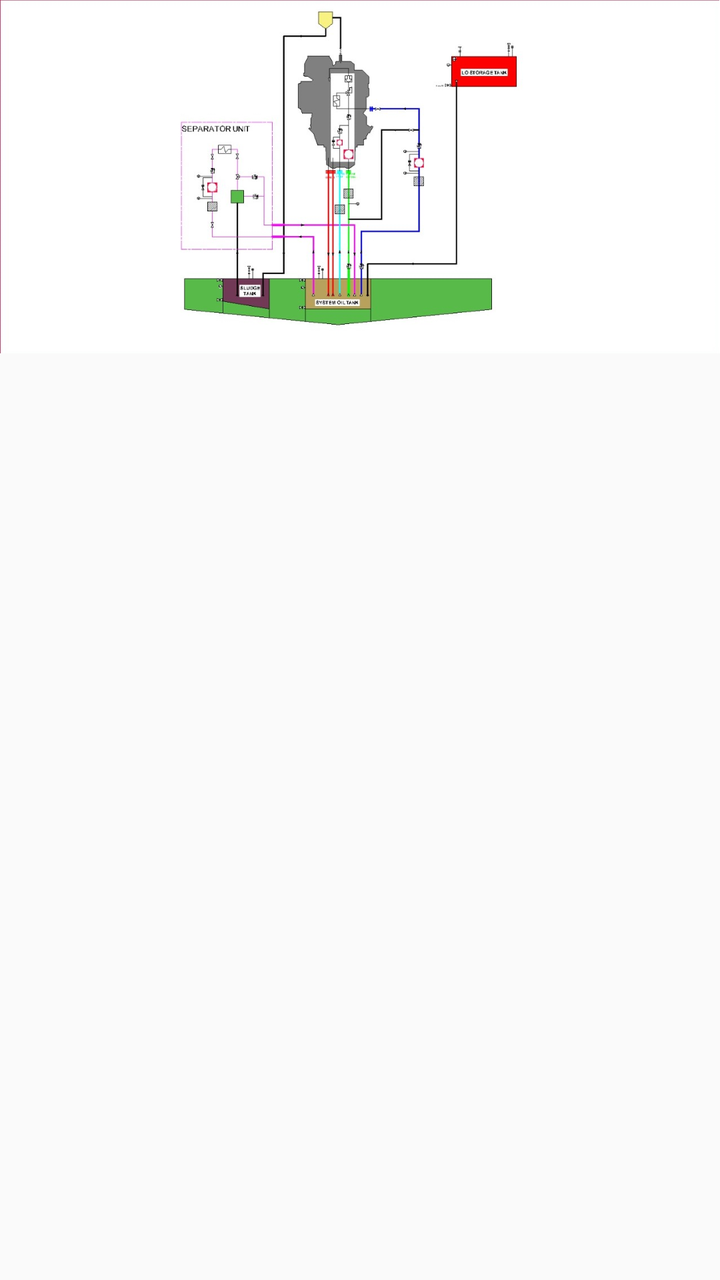
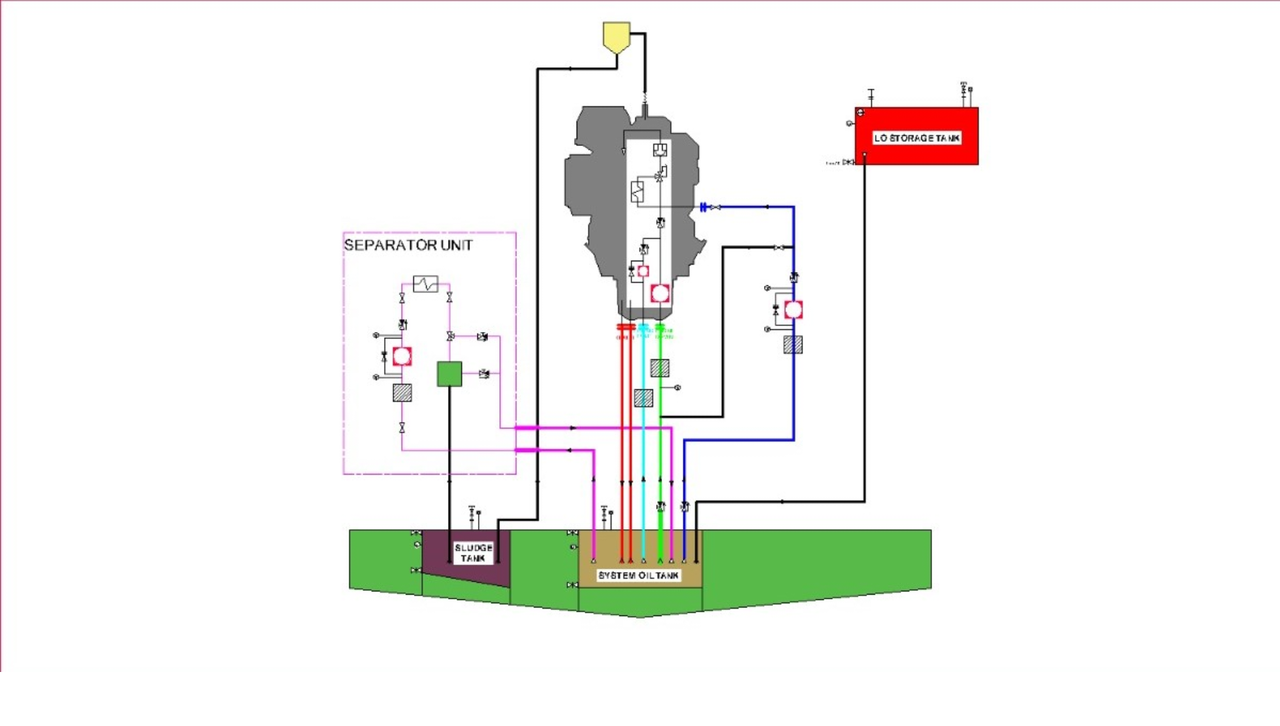

First picture: res/layout/ on a phone held upright. Second picture: the repository's own variant of that layout, on a device whose configuration matches the variant's folder. Source for both follows.
<!-- AndroidManifest.xml: application theme AppTheme -->
<!-- res/layout/fragment_lube_oil.xml -->
<?xml version="1.0" encoding="utf-8"?>
<ScrollView xmlns:android="http://schemas.android.com/apk/res/android"
    xmlns:app="http://schemas.android.com/apk/res-auto"
    xmlns:tools="http://schemas.android.com/tools"
    android:layout_width="match_parent"
    android:layout_height="match_parent"
    tools:context=".view.ui.MainActivity">

    <LinearLayout
        android:layout_width="match_parent"
        android:layout_height="wrap_content"
        android:orientation="vertical">

        <ImageView
            android:id="@+id/lube_oil_image_view"
            android:layout_width="match_parent"
            android:layout_height="wrap_content"
            android:background="@android:color/white"
            android:adjustViewBounds="true"
            android:scaleType="fitStart"
            android:src="@drawable/lubricating_oil_model" />

        <androidx.recyclerview.widget.RecyclerView
            android:id="@+id/lube_oil_recycler_view"
            android:layout_width="match_parent"
            android:layout_height="match_parent"
            android:clipToPadding="false"
            android:padding="4dp" />

    </LinearLayout>
</ScrollView>
<!-- resources referenced by this layout -->
<resources>
  <!-- drawable lubricating_oil_model: jpeg bitmap (drawable, 87821 bytes) -->
  <style name="AppTheme" parent="Theme.AppCompat.Light.DarkActionBar">
          
          <item name="colorPrimary">@color/colorPrimary</item>
          <item name="colorPrimaryDark">@color/colorPrimaryDark</item>
          <item name="colorAccent">@color/colorAccent</item>
      </style>
  <color name="colorPrimary">#448aff</color>
  <color name="colorPrimaryDark">#005ecb</color>
  <color name="colorAccent">#d81b60</color>
</resources>
<!-- res/layout-land/fragment_lube_oil.xml (the repository's variant of the layout above) -->
<!-- drawn on the phone turned sideways -->
<?xml version="1.0" encoding="utf-8"?>
<ScrollView xmlns:android="http://schemas.android.com/apk/res/android"
    xmlns:app="http://schemas.android.com/apk/res-auto"
    xmlns:tools="http://schemas.android.com/tools"
    android:layout_width="match_parent"
    android:layout_height="match_parent"
    tools:context=".view.ui.MainActivity">

    <LinearLayout
        android:layout_width="match_parent"
        android:layout_height="wrap_content"
        android:orientation="vertical"
        android:background="@android:color/white">

        <androidx.constraintlayout.widget.ConstraintLayout
            android:layout_width="match_parent"
            android:layout_height="355dp">

            <ImageView
                android:id="@+id/lube_oil_image_view"
                android:layout_width="681dp"
                android:layout_height="336dp"
                android:adjustViewBounds="true"
                android:scaleType="fitXY"
                android:src="@drawable/lubricating_oil_model"
                app:layout_constraintStart_toStartOf="parent"
                app:layout_constraintTop_toTopOf="parent" />

            <ImageView
                android:id="@+id/lo_b"
                android:layout_width="12dp"
                android:layout_height="12dp"
                android:layout_marginStart="316dp"
                android:layout_marginTop="94dp"
                android:src="@drawable/circle"
                android:visibility="invisible"
                app:layout_constraintBottom_toTopOf="@+id/lube_oil_image_view"
                app:layout_constraintStart_toStartOf="parent"
                app:layout_constraintTop_toBottomOf="@+id/lube_oil_image_view"
                app:layout_constraintVertical_bias="0.497" />

            <ImageView
                android:id="@+id/lo_c"
                android:layout_width="12dp"
                android:layout_height="12dp"
                android:layout_marginStart="384dp"
                android:layout_marginTop="92dp"
                android:src="@drawable/circle"
                android:visibility="invisible"
                app:layout_constraintBottom_toTopOf="@+id/lube_oil_image_view"
                app:layout_constraintStart_toStartOf="parent"
                app:layout_constraintTop_toBottomOf="@+id/lube_oil_image_view"
                app:layout_constraintVertical_bias="0.684" />

            <ImageView
                android:id="@+id/lo_d"
                android:layout_width="12dp"
                android:layout_height="12dp"
                android:layout_marginStart="208dp"
                android:layout_marginTop="92dp"
                android:src="@drawable/circle"
                android:visibility="invisible"
                app:layout_constraintBottom_toTopOf="@+id/lube_oil_image_view"
                app:layout_constraintStart_toStartOf="parent"
                app:layout_constraintTop_toBottomOf="@+id/lube_oil_image_view"
                app:layout_constraintVertical_bias="0.734" />

            <ImageView
                android:id="@+id/lo_e"
                android:layout_width="12dp"
                android:layout_height="12dp"
                android:layout_marginStart="196dp"
                android:layout_marginTop="92dp"
                android:src="@drawable/circle"
                android:visibility="invisible"
                app:layout_constraintBottom_toTopOf="@+id/lube_oil_image_view"
                app:layout_constraintStart_toStartOf="parent"
                app:layout_constraintTop_toBottomOf="@+id/lube_oil_image_view"
                app:layout_constraintVertical_bias="0.54" />

            <ImageView
                android:id="@+id/lo_f"
                android:layout_width="12dp"
                android:layout_height="12dp"
                android:layout_marginStart="316dp"
                android:layout_marginTop="92dp"
                android:src="@drawable/circle"
                android:visibility="invisible"
                app:layout_constraintBottom_toTopOf="@+id/lube_oil_image_view"
                app:layout_constraintStart_toStartOf="parent"
                app:layout_constraintTop_toBottomOf="@+id/lube_oil_image_view"
                app:layout_constraintVertical_bias="0.368" />

        </androidx.constraintlayout.widget.ConstraintLayout>

        <androidx.recyclerview.widget.RecyclerView
            android:id="@+id/lube_oil_recycler_view"
            android:layout_width="match_parent"
            android:layout_height="match_parent"
            android:clipToPadding="false"
            android:padding="4dp" />

    </LinearLayout>
</ScrollView>
<!-- resources referenced by the variant -->
<!-- as the phone turned sideways resolves them -->
<resources>
  <!-- drawable circle (drawable) -->
  <vector android:height="24dp" android:viewportHeight="438.533"
      android:viewportWidth="438.533" android:width="24dp" xmlns:android="http://schemas.android.com/apk/res/android">
      <path android:fillColor="#ff1744" android:pathData="M409.133,109.203c-19.608,-33.592 -46.205,-60.189 -79.798,-79.796C295.736,9.801 259.058,0 219.273,0c-39.781,0 -76.47,9.801 -110.063,29.407c-33.595,19.604 -60.192,46.201 -79.8,79.796C9.801,142.8 0,179.489 0,219.267c0,39.78 9.804,76.463 29.407,110.062c19.607,33.592 46.204,60.189 79.799,79.798c33.597,19.605 70.283,29.407 110.063,29.407s76.47,-9.802 110.065,-29.407c33.593,-19.602 60.189,-46.206 79.795,-79.798c19.603,-33.596 29.403,-70.284 29.403,-110.062C438.533,179.485 428.732,142.795 409.133,109.203z"/>
  </vector>
  <!-- drawable lubricating_oil_model: jpeg bitmap (drawable, 87821 bytes) -->
  <style name="AppTheme" parent="Theme.AppCompat.Light.DarkActionBar">
          
          <item name="colorPrimary">@color/colorPrimary</item>
          <item name="colorPrimaryDark">@color/colorPrimaryDark</item>
          <item name="colorAccent">@color/colorAccent</item>
      </style>
  <color name="colorPrimary">#448aff</color>
  <color name="colorPrimaryDark">#005ecb</color>
  <color name="colorAccent">#d81b60</color>
</resources>
